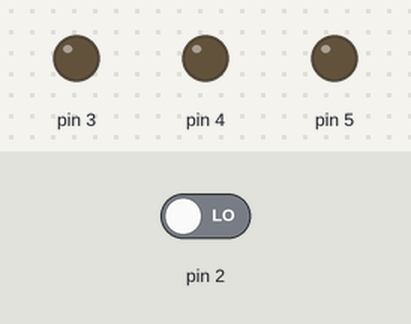
A sketch run on a simulated Arduino Uno, built with avr-gcc and run on an emulated ATmega328P. Shown: output pins drawn as LEDs (lit = HIGH). Inputs (shaded band) come from the test bench; at power-on: pin 2 LOW.

Above: at 1.2 s.
1.3 s: pin 2 driven HIGH
At 2.1 s:
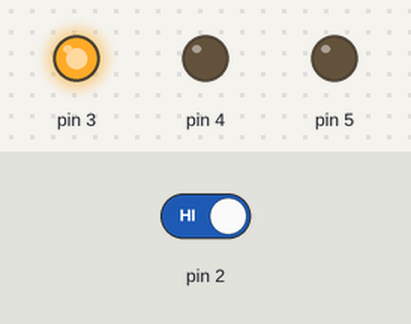
At 2.9 s:
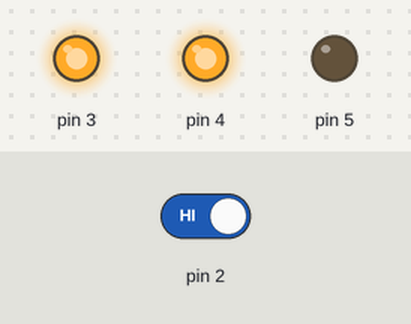
4.3 s: pin 2 driven LOW
At 5.6 s:
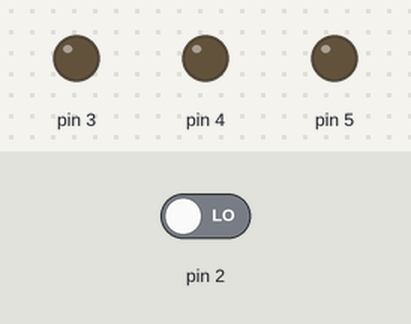
Timing chart, 0 to 7.3 s (numbered marks = the images above; inputs shaded):
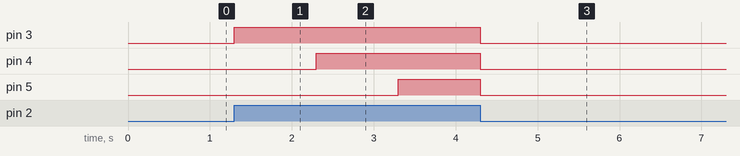

The sketch:

test4_griffin1.ino
```cpp
void setup()
{
  pinMode(2, INPUT);
  pinMode(3, OUTPUT);
  pinMode(4, OUTPUT);
  pinMode(5, OUTPUT);
}

void loop()
{
  if (digitalRead(2) >= 1) {
    digitalWrite(3, HIGH);
    delay(1000); // Wait for 1000 millisecond(s)
    digitalWrite(4, HIGH);
    delay(1000); // Wait for 1000 millisecond(s)
    digitalWrite(5, HIGH);
    delay(1000); // Wait for 1000 millisecond(s)
  }
  digitalWrite(3, LOW);
  digitalWrite(4, LOW);
  digitalWrite(5, LOW);
}
```

Measured:
- after the input at 1.3 s, pin 3: LOW → HIGH at once; pin 4: LOW → HIGH after 1.0 s; pin 5: LOW → HIGH after 2.0 s
- after the input at 4.3 s, pin 3: HIGH → LOW at once; pin 4, pin 5: goes on until 4.3 s, then stays LOW
